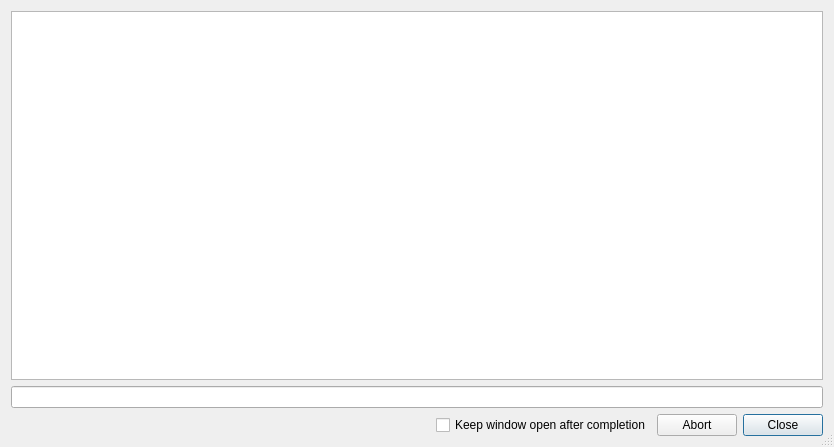
<?xml version="1.0" encoding="UTF-8"?>
<ui version="4.0">
 <class>ExternalToolDlg</class>
 <widget class="QDialog" name="ExternalToolDlg">
  <property name="geometry">
   <rect>
    <x>0</x>
    <y>0</y>
    <width>834</width>
    <height>447</height>
   </rect>
  </property>
  <property name="windowTitle">
   <string>Normalize</string>
  </property>
  <property name="sizeGripEnabled">
   <bool>true</bool>
  </property>
  <layout class="QVBoxLayout">
   <item>
    <widget class="QTextBrowser" name="m_pOutM">
     <property name="tabChangesFocus">
      <bool>true</bool>
     </property>
     <property name="lineWrapMode">
      <enum>QTextEdit::NoWrap</enum>
     </property>
    </widget>
   </item>
   <item>
    <widget class="QLineEdit" name="m_pDetailE">
     <property name="readOnly">
      <bool>true</bool>
     </property>
    </widget>
   </item>
   <item>
    <widget class="QWidget" name="widget" native="true">
     <layout class="QHBoxLayout">
      <property name="margin">
       <number>0</number>
      </property>
      <item>
       <spacer>
        <property name="orientation">
         <enum>Qt::Horizontal</enum>
        </property>
        <property name="sizeHint" stdset="0">
         <size>
          <width>40</width>
          <height>20</height>
         </size>
        </property>
       </spacer>
      </item>
      <item>
       <widget class="QCheckBox" name="m_pKeepOpenCkM">
        <property name="text">
         <string>Keep window open after completion</string>
        </property>
       </widget>
      </item>
      <item>
       <widget class="QPushButton" name="m_pAbortB">
        <property name="text">
         <string>Abort</string>
        </property>
       </widget>
      </item>
      <item>
       <widget class="QPushButton" name="m_pCloseB">
        <property name="text">
         <string>Close</string>
        </property>
        <property name="default">
         <bool>true</bool>
        </property>
       </widget>
      </item>
     </layout>
    </widget>
   </item>
  </layout>
 </widget>
 <tabstops>
  <tabstop>m_pDetailE</tabstop>
  <tabstop>m_pKeepOpenCkM</tabstop>
  <tabstop>m_pAbortB</tabstop>
  <tabstop>m_pCloseB</tabstop>
  <tabstop>m_pOutM</tabstop>
 </tabstops>
 <resources/>
 <connections/>
</ui>
